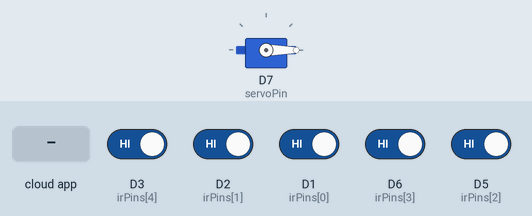
Simulated run of this sketch. Board: ESP8266 (NodeMCU). Shown: servo. The test bench sets the inputs (shaded band); at power-on: D1 (irPins[0]), D2 (irPins[1]), D3 (irPins[4]), D5 (irPins[2]), D6 (irPins[3]) HIGH. WiFi joins after 1.5 s; servers stay silent unless stated; the Firebase database answers and starts empty; what the sketch prints to the serial monitor is not drawn.

Above: at 2.7 s.
2.8 s: the phone or cloud app sets open to 1
At 4.8 s:
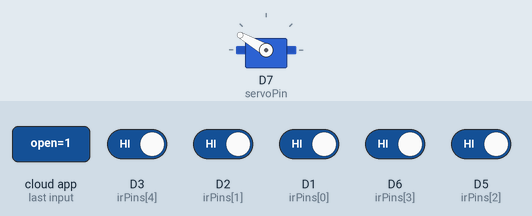
Timing chart, 0 to 15.7 s (numbered marks = the images above; inputs shaded):
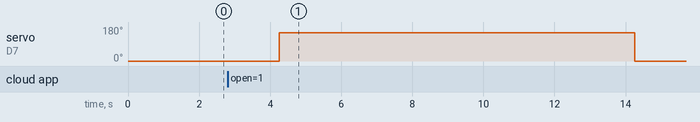

Measured:
- after the input at 2.8 s, servo on D7 (servoPin): 0° → 150° after 1.5 s, → 0° 10.0 s later

The sketch:

ESP1.ino
```cpp
#include <ESP8266WiFi.h>
#include <FirebaseESP8266.h>
#include <Servo.h>

// Wi-Fi credentials
#define WIFI_SSID     "IITRPR"
#define WIFI_PASSWORD "V#6qF?pyM!bQ$%NX"

// Firebase credentials
#define FIREBASE_HOST "smart-parking-system-114b2-default-rtdb.firebaseio.com"
#define FIREBASE_AUTH "6jnv4B2Nu2uoaA1gxpA21fi9vYs5vBxdsf1wA3by"

const int irPins[5] = { D1, D2, D5, D6, D3 };// IR sensor pins (use only pins with pull-up support)

// Gate servo
const int servoPin = D7;
Servo     gateServo;

// Firebase objects
FirebaseData   fbdo;
FirebaseAuth   auth;// for authentication in firebase
FirebaseConfig config;

bool lastReqOpen = false;// Track last open-request state for rising-edge detection

void connectToWiFi() {
  Serial.print("🔌 Connecting to WiFi");
  WiFi.begin(WIFI_SSID, WIFI_PASSWORD);
  while (WiFi.status() != WL_CONNECTED) {
    delay(500);
    Serial.print(".");
  }
  Serial.println(" ✅");
}

void setup() {
  Serial.begin(115200);// for begin the data
  while (!Serial) {}

  // Initialize IR inputs with pull-ups
  //here we use 5 IR sensors
  for (int i = 0; i < 5; i++) {
    pinMode(irPins[i], INPUT_PULLUP);
  }

  // Initialize servo
  gateServo.attach(servoPin);
  gateServo.write(0);  // start closed

  connectToWiFi();// for Connecting to the Wi-Fi

  // Initialize Firebase
  config.host = FIREBASE_HOST;
  config.signer.tokens.legacy_token = FIREBASE_AUTH;
  Firebase.begin(&config, &auth);
  Firebase.reconnectWiFi(true);

  Serial.println(Firebase.ready() ? "✅ Firebase connected"
                                 : "❌ Firebase init failed");
}

void loop() {
  // Keep Wi-Fi alive
  if (WiFi.status() != WL_CONNECTED) {
    connectToWiFi();
  }
  if (!Firebase.ready()) {
    delay(200);
    return;
  }

  // 1) Read all sensors, print & push to Firebase
  Serial.println("---- Slot Statuses ----");
  for (int i = 0; i < 5; i++) {
    bool occupied = (digitalRead(irPins[i]) == LOW);
    const char* status = occupied ? "occupied" : "available";
    Serial.printf("Slot %d: %s\n", i, status);
    Firebase.setString(fbdo,
      String("/parking_slots/") + i,
      status
    );
  }
  Serial.println("-----------------------");

  // 2) Handle gate-open requests on the rising edge
  if (Firebase.getBool(fbdo, "/gateControl/open")) {
    bool reqOpen = fbdo.boolData();
    if (reqOpen && !lastReqOpen) {
      // clear the flag immediately
      Firebase.setBool(fbdo, "/gateControl/open", false);

      // fetch slotIndex
      if (Firebase.getInt(fbdo, "/gateControl/slotIndex")) {
        int slot = fbdo.intData();
        String path = "/parking_slots/" + String(slot);

        // only open if still available
        if (slot >= 0 && slot < 5
            && Firebase.getString(fbdo, path.c_str())
            && fbdo.stringData() == "available") {
          Serial.printf("🟢 Opening gate for slot %d\n", slot);
          gateServo.write(150);
          delay(10000);
          Serial.println("🔴 Closing gate");
          gateServo.write(0);
        }
      }
    }
    lastReqOpen = reqOpen;
  } else {
    lastReqOpen = false;
  }

  delay(500);
}
```
